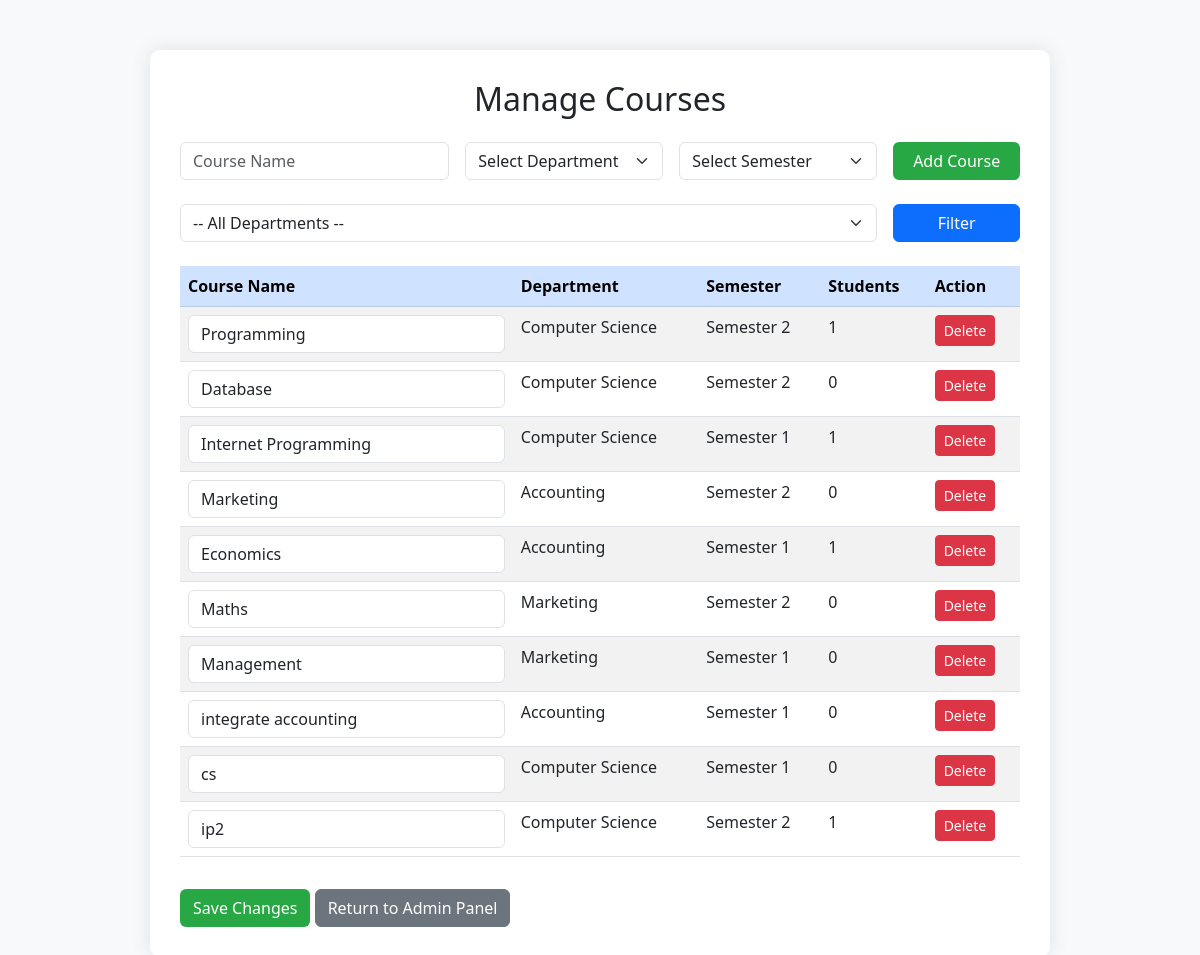
Screenshot of /manage_courses.php (signed in) with the database file from the repository.
### tables this page shows
CREATE TABLE `courses` (
  `course_id` int(11) NOT NULL,
  `course_name` varchar(100) NOT NULL,
  `department` varchar(100) NOT NULL,
  `semester` varchar(50) NOT NULL DEFAULT 'Semester 1'
);

### manage_courses.php (the view, shortened to what this page needs)
<?php
include 'db.php';
$departmentFilter = $_GET['department'] ?? '';
$courses = [];
if ($departmentFilter) {
    $stmt = $conn->prepare("
        SELECT c.course_id, c.course_name, c.department, c.semester, COUNT(r.id) as student_count
        FROM courses c
        LEFT JOIN registrations r ON c.course_id = r.course_id
        WHERE c.department = ?
        GROUP BY c.course_id, c.course_name, c.department, c.semester
    ");
    $stmt->bind_param("s", $departmentFilter);
    $stmt->execute();
    $courses = $stmt->get_result();
    $stmt->close();
} else {
    $courses = $conn->query("
        SELECT c.course_id, c.course_name, c.department, c.semester, COUNT(r.id) as student_count
        FROM courses c
        LEFT JOIN registrations r ON c.course_id = r.course_id
        GROUP BY c.course_id, c.course_name, c.department, c.semester
    ");
}
?>
<!DOCTYPE html>
<html lang="en">
<head>
    <link href="https://cdn.jsdelivr.net/npm/bootstrap@5.3.0/dist/css/bootstrap.min.css" rel="stylesheet">
</head>
<body>
    <div class="management-container">
        <h2 class="text-center mb-4">Manage Courses</h2>
        <form method="post" class="mb-4">
            <div class="row g-3">
                <div class="col-md-4">
                    <input type="text" name="course_name" class="form-control" placeholder="Course Name" required>
                </div>
                <div class="col-md-3">
                    <select name="department" class="form-select" required>
                        <option value="">Select Department</option>
                    </select>
                </div>
                <div class="col-md-3">
                    <select name="semester" class="form-select" required>
                        <option value="">Select Semester</option>
                    </select>
                </div>
                <div class="col-md-2">
                    <button type="submit" name="add_course" class="btn btn-custom w-100">Add Course</button>
                </div>
            </div>
        </form>
        <form method="get" class="mb-4">
            <div class="row g-3">
                <div class="col-md-10">
                    <select name="department" class="form-select">
                        <option value="">-- All Departments --</option>
                    </select>
                </div>
                <div class="col-md-2">
                    <button type="submit" class="btn btn-primary w-100">Filter</button>
                </div>
            </div>
        </form>
        <?php if ($courses && $courses->num_rows > 0): ?>
            <form method="post" action="update_courses.php">
                <table class="table table-striped table-hover">
                    <thead class="table-primary">
                        <tr>
                            <th>Course Name</th>
                            <th>Department</th>
                            <th>Semester</th>
                            <th>Students</th>
                            <th>Action</th>
                        </tr>
                    </thead>
                    <tbody>
                        <?php while ($row = $courses->fetch_assoc()): ?>
                            <tr>
                                <td><input type="text" name="course_name[<?php echo $row['course_id']; ?>]" class="form-control" value="<?php echo htmlspecialchars($row['course_name']); ?>"></td>
                                <td><?php echo htmlspecialchars($row['department']); ?></td>
                                <td><?php echo htmlspecialchars($row['semester']); ?></td>
                                <td><?php echo $row['student_count']; ?></td>
                                <td>
                                    <a href="delete_course.php?id=<?php echo $row['course_id']; ?>" class="btn btn-danger btn-sm" onclick="return confirm('Delete this course?')">Delete</a>
                                </td>
                            </tr>
                        <?php endwhile; ?>
                    </tbody>
                </table>
                <button type="submit" class="btn btn-custom mt-3">Save Changes</button>
                <a href="admin.php" class="btn btn-secondary mt-3">Return to Admin Panel</a>
            </form>
        <?php else: ?>
            <p class="text-center text-muted">No courses found.</p>
            <a href="admin.php" class="btn btn-secondary">Return to Admin Panel</a>
        <?php endif; ?>
    </div>
</body>
</html>

### manage_courses.php (style rules this page uses)
body { background: #f8f9fa; }
.management-container { max-width: 900px; margin: 50px auto; padding: 30px; background: white; border-radius: 10px; box-shadow: 0 0 20px rgba(0, 0, 0, 0.1); }
.btn-custom { background-color: #28a745; color: white; }
.btn-danger { background-color: #dc3545; }

### rows the page displays
courses: course_name "Programming", department "Computer Science", semester "Semester 2", student_count "1"
courses: course_name "Database", department "Computer Science", semester "Semester 2", student_count "0"
courses: course_name "Internet Programming", department "Computer Science", semester "Semester 1", student_count "1"
courses: course_name "Marketing", department "Accounting", semester "Semester 2", student_count "0"
courses: course_name "Economics", department "Accounting", semester "Semester 1", student_count "1"
courses: course_name "Maths", department "Marketing", semester "Semester 2", student_count "0"
courses: course_name "Management", department "Marketing", semester "Semester 1", student_count "0"
courses: course_name "integrate accounting", department "Accounting", semester "Semester 1", student_count "0"
courses: course_name "cs", department "Computer Science", semester "Semester 1", student_count "0"
courses: course_name "ip2", department "Computer Science", semester "Semester 2", student_count "1"
